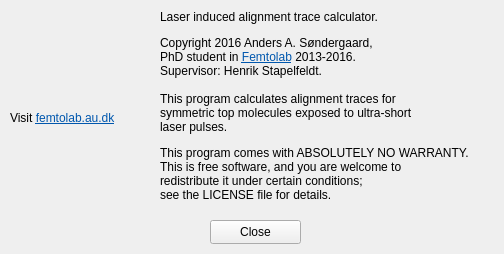
<?xml version="1.0" encoding="UTF-8"?>
<ui version="4.0">
 <class>Form</class>
 <widget class="QWidget" name="Form">
  <property name="geometry">
   <rect>
    <x>0</x>
    <y>0</y>
    <width>504</width>
    <height>254</height>
   </rect>
  </property>
  <property name="windowTitle">
   <string>About</string>
  </property>
  <widget class="QLabel" name="label">
   <property name="geometry">
    <rect>
     <x>12</x>
     <y>10</y>
     <width>120</width>
     <height>90</height>
    </rect>
   </property>
   <property name="text">
    <string>&lt;html&gt;&lt;head/&gt;&lt;body&gt;&lt;img src=&quot;./smalllogo.png&quot;/&gt;&lt;/body&gt;&lt;/html&gt;</string>
   </property>
  </widget>
  <widget class="QLabel" name="label_2">
   <property name="geometry">
    <rect>
     <x>160</x>
     <y>10</y>
     <width>331</width>
     <height>201</height>
    </rect>
   </property>
   <property name="text">
    <string>&lt;html&gt;&lt;head/&gt;&lt;body&gt;&lt;p&gt;Laser induced alignment trace calculator.&lt;/p&gt;&lt;p&gt;Copyright 2016 Anders A. Søndergaard,&lt;br/&gt;PhD student in &lt;a href=&quot;http://femtolab.au.dk&quot;&gt;&lt;span style=&quot; text-decoration: underline; color:#0057ae;&quot;&gt;Femtolab&lt;/span&gt;&lt;/a&gt; 2013-2016.&lt;br/&gt;Supervisor: Henrik Stapelfeldt.&lt;br/&gt;&lt;br/&gt;This program calculates alignment traces for&lt;br/&gt;symmetric top molecules exposed to ultra-short&lt;br/&gt;laser pulses.&lt;/p&gt;&lt;p&gt;This program comes with ABSOLUTELY NO WARRANTY.&lt;br/&gt;This is free software, and you are welcome to&lt;br/&gt;redistribute it under certain conditions;&lt;br/&gt;see the LICENSE file for details.&lt;/p&gt;&lt;/body&gt;&lt;/html&gt;</string>
   </property>
   <property name="textFormat">
    <enum>Qt::RichText</enum>
   </property>
   <property name="alignment">
    <set>Qt::AlignLeading|Qt::AlignLeft|Qt::AlignTop</set>
   </property>
   <property name="openExternalLinks">
    <bool>true</bool>
   </property>
  </widget>
  <widget class="QLabel" name="label_5">
   <property name="geometry">
    <rect>
     <x>10</x>
     <y>110</y>
     <width>141</width>
     <height>16</height>
    </rect>
   </property>
   <property name="text">
    <string>&lt;html&gt;&lt;head/&gt;&lt;body&gt;&lt;p&gt;Visit &lt;a href=&quot;http://femtolab.au.dk&quot;&gt;&lt;span style=&quot; text-decoration: underline; color:#0057ae;&quot;&gt;femtolab.au.dk&lt;/span&gt;&lt;/a&gt;&lt;/p&gt;&lt;/body&gt;&lt;/html&gt;</string>
   </property>
   <property name="textFormat">
    <enum>Qt::RichText</enum>
   </property>
   <property name="openExternalLinks">
    <bool>true</bool>
   </property>
  </widget>
  <widget class="QPushButton" name="Ok">
   <property name="geometry">
    <rect>
     <x>210</x>
     <y>220</y>
     <width>91</width>
     <height>24</height>
    </rect>
   </property>
   <property name="text">
    <string>Close</string>
   </property>
  </widget>
 </widget>
 <resources/>
 <connections/>
</ui>
